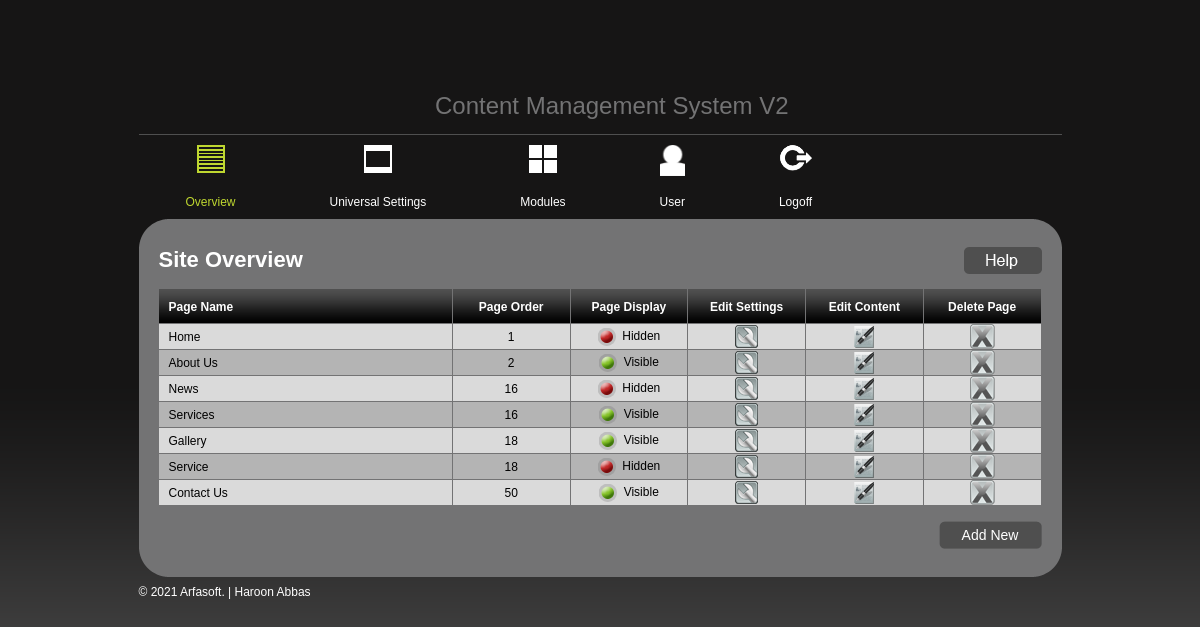
The page /admin/pages_list.php (signed in) on the database its author committed.
### tables this page shows
CREATE TABLE `content_tbl` (
  `id` int(11) NOT NULL,
  `pagename` varchar(25) NOT NULL,
  `internal_link` varchar(255) NOT NULL,
  `external_link` varchar(255) NOT NULL,
  `link_target` tinyint(1) NOT NULL,
  `parentpageid` int(11) NOT NULL,
  `pagecontent` blob NOT NULL,
  `sidecontent` blob NOT NULL,
  `buttomcontent` blob NOT NULL,
  `metatitle` varchar(255) NOT NULL,
  `metakeywords` text NOT NULL,
  `metadescription` text NOT NULL,
  `metaextra` text NOT NULL,
  `sortorder` int(11) NOT NULL,
  `pagestatus` tinyint(1) NOT NULL DEFAULT '0',
  `pagesecurity` int(11) NOT NULL DEFAULT '0',
  `newsmodule` tinyint(1) NOT NULL DEFAULT '0',
  `gallerymodule` tinyint(1) NOT NULL DEFAULT '0',
  `slideshowmodule` tinyint(1) NOT NULL DEFAULT '0',
  `formmodule` int(11) NOT NULL DEFAULT '0',
  `expandablemodule` tinyint(1) NOT NULL DEFAULT '0',
  `custommodule` tinyint(1) NOT NULL DEFAULT '0',
  `issecure` tinyint(1) NOT NULL DEFAULT '0',
  `ar_pagename` blob NOT NULL,
  `ar_pagecontent` longblob NOT NULL,
  `ar_metatitle` blob NOT NULL,
  `ar_metakeywords` blob NOT NULL,
  `ar_metadescription` blob NOT NULL,
  `iscustomregion` int(11) NOT NULL,
  `downloadmodules` int(11) NOT NULL COMMENT 'for download page',
  `downloadmoduleid` int(11) NOT NULL COMMENT 'for custom page',
  `contactmodulesid` int(11) NOT NULL,
  `certificatesmodules` int(11) NOT NULL,
  `contactdetailsmodules` int(11) NOT NULL,
  `tradeshowmodules` int(11) NOT NULL,
  `image` text NOT NULL,
  `industriesapplicationsmodules` int(11) NOT NULL,
  `howmanydownloads` int(11) NOT NULL DEFAULT '1',
  `howmanycontacts` int(11) NOT NULL DEFAULT '1',
  `clientreviews` int(11) DEFAULT '0',
  `ourstaff` int(11) DEFAULT '0',
  `pdffile` text,
  `servicesmodules` int(11) DEFAULT '0',
  `quoteform` int(11) DEFAULT '0'
);

### admin/includes/utility.php (called while the page is built, shortened)
<?php
	function currentPage() {
		return substr($_SERVER["SCRIPT_NAME"],strrpos($_SERVER["SCRIPT_NAME"],"/")+1);
	}
	?>

### includes/db_wrapper.php (called while the page is built, shortened)
<?php
class mysqldb
{
    var $host;
    var $user;
    var $password;
    var $db_name;
    var $connection = false;
    var $result;
    var $error_level = 0;
    var $error_desc = "No errors";
    var $num_rows = 0;
    public function __construct($host, $user, $password, $db_name, $port)
    {
        $this->host = isset($host) ? $host : "localhost";
        $this->user = isset($user) ? $user : "root";
        $this->password = isset($password) ? $password : "";
        $this->db_name = isset($db_name) ? $db_name : "cms_db";
    }
    function connect($is_persistent = false)
    {
        if (!$is_persistent)
        {
            $this->connection = @mysqli_connect($this->host, $this->user, $this->password, $this->db_name);
        }
        else
        {
            $this->connection = @mysql_pconnect($this->host, $this->user, $this->password, $this->db_name);
        }
    }
    function error_report()
    {
        $this->error_level = mysqli_errno($this->connection);
        $this->error_desc = mysqli_error($this->connection);
    }
    function query($sqlString)
    {
        $this->sqlString = $sqlString;
        if ($this->connection !== false)
        {
            $this->result = mysqli_query($this->connection, $sqlString);
            if ($this->result)
            {
                $this->affected_rows = mysqli_affected_rows($this->connection);
                if (is_object($this->result))
                {
                    $this->num_rows = mysqli_num_rows($this->result);
                }
                return true;
            }
            else
            {
                $this->affected_rows = 0;
                $this->num_rows = 0;
                $this->add_debug_message(date("d/m/Y - H:i:s") . " - OPERATION FAILED: Executed [" . $this->sqlString . "] got " . $this->error_level . " " . $this->error_desc . "\r\n");
                return false;
            }
        }
        else
        {
            $this->affected_rows = 0;
            $this->num_rows = 0;
            $this->add_debug_message(date("d/m/Y - H:i:s") . " - OPERATION FAILED: No database open OR no SQL command provided" . "\r\n");
            return false;
        }
    }
    function fetch_assoc()
    {
        return mysqli_fetch_assoc($this->result);
    }
    function fetch_data_array()
    {
        $data = array();
        while ($row = $this->fetch_assoc())
        {
            $data[] = $row;
        }
        return $data;
    }
    function list_table($table_name, $where = false, $parameters = array())
    {
        $range = (isset($parameters['range']) && !empty($parameters['range'])) ? $parameters['range'] : " * ";
        $sortColumn = (isset($parameters['sortColumn']) && !empty($parameters['sortColumn'])) ? $parameters['sortColumn'] : false;
        $sortType = (isset($parameters['sortType']) && !empty($parameters['sortType'])) ? $parameters['sortType'] : "ASC";
        $rowCount = (isset($parameters['rowCount']) && !empty($parameters['rowCount'])) ? $parameters['rowCount'] : false;
        $queryString = "SELECT $range FROM $table_name ";
        if ($where !== false) $queryString .= " WHERE " . $where;
        if ($sortColumn !== false) $queryString .= " ORDER BY $sortColumn $sortType ";
        $this->query($queryString);
        if ($this->num_rows < 1)
        {
            return false;
        }
        else
        {
            return $this->fetch_data_array();
        }
    }
}
$mysql = new mysqldb(DB_HOST, DB_USER, DB_PASSWORD, DB_NAME, DB_PORT);
?>

### admin/pages_list.php (the view, shortened to what this page needs)
<?php
	include_once("../includes/db_wrapper.php");
	include_once("includes/utility.php");
	?>
<!DOCTYPE html PUBLIC "-//W3C//DTD XHTML 1.0 Transitional//EN" "http://www.w3.org/TR/xhtml1/DTD/xhtml1-transitional.dtd">
<html xmlns="http://www.w3.org/1999/xhtml">
<head>
<?php
	include_once("widgets/meta_tags.php");
	?>
</head>
<body>
	<div class="wrap">
		<?php
			include_once("widgets/header.php");
			include_once("widgets/top_menu.php");
			?>
		<div class="container-top"></div>
		<div class="container">
			<h2>Site Overview</h2>
			<div class="rightbtn">
				<a href="#"><img src="images/helpbtn.png" border="0" alt="help" /></a>
			</div>
			<div class="content">
				<table width="100%" border="0" cellspacing="0" cellpadding="0" class="tbl">
				  <tr class="headerbar">
					<th width="25%" class="alignleft">Page Name</th>
					<th width="10%">Page Order</th>
					<th width="10%">Page Display</th>
					<th width="10%">Edit Settings</th>
					<th width="10%">Edit Content</th>
					<th width="10%">Delete Page</th>
				  </tr>
				  <?php
					$p=1;
					$postrows = $mysql->list_table("content_tbl","parentpageid=0",array('sortColumn' => 'sortorder','sortType'=>'ASC'));
					if($mysql->affected_rows>0){
						foreach($postrows as $value => $postrow){
							$row_class= ($p%2==0) ? 'class="alttr"' : 'class="alignleft"';
							$parent_id = $postrow['id']; ?>
							<tr <?php echo $row_class; ?>>
							<td class="alignleft"><?php echo $postrow['pagename'];?> </td>
							<td><?php echo $postrow['sortorder'];?></td>
							<td>
							<?php
								$status=$postrow['pagestatus'];
								if($status==1){
									echo "<a href='pages_list.php?args1=$postrow[id]&args2=0'><img src='images/active.png' border='0' alt='active' />&nbsp;&nbsp;Visible</a>";
								}else{
									echo "<a href='pages_list.php?args1=$postrow[id]&args2=1'><img src='images/hidden.png' border='0' alt='hidden' />&nbsp;&nbsp;Hidden</a>";
								}
								?> </td>
							<td><a href="new_page.php?args1=<?php echo $postrow['id']; ?>"><img src="images/editsetting.png" border="0" title="Edit" alt="edit setting" /></a></td>
							<td><?php if($_SESSION['MANAGE_CONTENT']==1){ ?><a href="page_content.php?args1=<?php echo $postrow['id']; ?>"><img src="images/editcontent.png" border="0" title="Content" alt="edit content" /></a><?php }else{ ?> <img src='images/hidden.png' border='0' alt='hidden' title="Suspended" /> Suspended<?php } ?></td>
							<td><a href="pages_list.php?args3=<?php echo $postrow['id']; ?>" onclick="return confirm('Do you want to delete this?');"><img src="images/delete.png" border="0" title="Delete" alt="delete page" /></a></td>
						  </tr>
										<?php
						$p++;
						}
					}else{
					?>
				    	<tr>
							<td align="center"><strong>No Record Found!</strong></td>
						  </tr>
				  <?php } ?>
				</table>
			</div>
			<div class="addbtn-right">
								<a href="new_page.php"><input name="add" id="add" border="0" type="submit" value="Add New" class="addpagebtn"></a>
			</div>
		</div>
		<div class="container-bottom"></div>
		<?php
			include_once("widgets/footer.php");
			?>
	</div>
</body>
</html>

### admin/widgets/meta_tags.php (shortened to what this page needs)
<link href="style.css" rel="stylesheet" type="text/css" />

### admin/widgets/header.php (shortened to what this page needs)
<div class="topheader">
	<div class="righttext"><h1>Content Management System V2</h1></div>
</div>

### admin/widgets/top_menu.php
<div class="topmenu">
	<?php
		$current_page=currentPage();
		if($current_page=="modules.php" || $current_page=="siteuser_list.php" || $current_page=="new_siteuser.php" || $current_page=="faqs_list.php" || $current_page=="new_faq.php" || $current_page=="form_list.php" || $current_page=="new_form.php" || $current_page=="edit_form.php" || $current_page=="gallery_image.php" || $current_page=="gallery.php" || $current_page=="album_list.php" || $current_page=="new_album.php"  || $current_page=="news_list.php" || $current_page=="new_news.php" || $current_page=="csstyle.php" ){
			$mud_sel = 'id="current"';
		}else{
			$mud_sel='';
		} ?>
	<ul>
	<?php if($_SESSION['MANAGE_PAGE']==1){ ?>
		<li class="overview" <?php echo ($current_page=="pages_list.php") ? 'id="current"':''; ?>><a href="pages_list.php" title="Manage Pages">Overview</a></li><?php }
			if($_SESSION['MANAGE_PAGE']==1){ ?>
		<li class="unisetting" <?php echo ($current_page=="siteconfig.php") ? 'id="current"':''; ?>><a href="siteconfig.php" title="Manage Universal Settings">Universal Settings</a></li>
		<?php } ?>
		<li class="modules" <?php echo $mud_sel; ?>><a href="modules.php" title="Manage Modules">Modules</a></li>
		<?php if($_SESSION['MANAGE_USER']==1){ ?>
		<li class="user" <?php echo ($current_page=="user_list.php" || $current_page=="new_user.php"  ) ? 'id="current"':''; ?>><a href="user_list.php" title="Manage User">User</a></li>
		<?php }else if($_SESSION['MANAGE_USER']==0){  ?>
		<li class="user" <?php echo ($current_page=="user_list.php" || $current_page=="new_user.php"  ) ? 'id="current"':''; ?>><a href="manage_account.php" title="Manage Account">Account</a></li>
		<?php } ?>
		<li class="Logout"><a href="logoff.php" title="Logoff">Logoff</a></li>
	</ul>
</div>

### admin/widgets/footer.php
<div class="footer">
	<div class="copyrights">
		<p>&copy; <?php echo date('Y');?> Arfasoft. | <a href="mailto:walkin.logic@gmail.com" target="_blank">Haroon Abbas</a></p>
	</div>
</div>

### admin/style.css (style rules this page uses)
body { margin:0px; padding:0px; background:url(images/bodybg.png) repeat-x; background-color:#4f4f4f; }
.wrap { width:923px; margin:0 auto; }
p { margin:0px; font-family:Arial, Helvetica, sans-serif; font-size:12px; color:#FFFFFF; line-height:20px; }
.topheader { width:923px; height:134px; border-bottom:#4f4f4f solid 1px; }
.righttext { float:left; width:650px; height:134px; text-align:right; }
.righttext h1 { margin:0px; color:#737374; font-family:Arial, Helvetica, sans-serif; font-size:24px; margin-top:92px; font-weight:normal; }
.topmenu { float:left; width:923px; padding:10px 0px; }
.topmenu ul { margin:0px; padding:0px; list-style-type:none; }
.topmenu ul li { display:block; float:left; margin:0px 47px; }
.topmenu ul li a { display:block; color:#FFFFFF; font-family:Arial, Helvetica, sans-serif; font-size:12px; text-decoration:none; padding-top:50px; text-align:center; }
.topmenu ul li.overview a { background:url(images/overview.png) no-repeat top center; }
.topmenu ul li.unisetting a { background:url(images/unisetting.png) no-repeat top center; }
.topmenu ul li.modules a { background:url(images/modules.png) no-repeat top center; }
.topmenu ul li.user a { background:url(images/user.png) no-repeat top center; }
.topmenu ul li.Logout a { background:url(images/logout.png) no-repeat top center; }
.topmenu ul li#current a { color:#bfd730; }
.topmenu ul li.overview#current a { background:url(images/overview-hover.png) no-repeat top center; }
.container-top { float:left; background:url(images/con-top.png) no-repeat; width:923px; height:28px; }
.container { float:left; width:883px; background:url(images/containerbg.png) repeat-y; padding:0px 20px; }
.container h2 { margin:0px; float:left; font-family:Arial, Helvetica, sans-serif; font-size:22px; font-weight:bold; color:#FFFFFF; }
.rightbtn { float:right; }
.content { float:left; width:883px; background-color:#dadada; margin:15px 0px; }
.addbtn-right { float:left; width:883px; text-align:right; }
.container-bottom { float:left; background:url(images/cont-bottom.png) no-repeat; width:923px; height:28px; }
.footer { float:left; width:923px; margin-top:5px; }
.copyrights { float:left; }
.copyrights a { color:#FFFFFF; text-decoration:none; }
.tbl { font-family:Arial, Helvetica, sans-serif; font-size:12px; }
.tbl img { vertical-align:middle; }
.tbl a { text-decoration:none; color:#000000; border:none; }
.tbl .headerbar { background:url(images/container-headerbg.png) repeat-x; width:883px; height:35px; }
.tbl .alttr { background-color:#b4b4b4; }
.tbl th { color:#FFFFFF; border-right:#737374 solid 1px; }
.tbl td { text-align:center; border-bottom:#737374 solid 1px; border-right:#737374 solid 1px; }
.tbl td.alignleft { text-align:left; padding-left:10px; }
.tbl th.alignleft { text-align:left; padding-left:10px; }
.addpagebtn { background:url(images/addapage.png) no-repeat; width:103px; height:28px; border:none; padding:0px; color:#FFFFFF; font-family:Arial, Helvetica, sans-serif; font-size:14px; cursor:pointer; }

### rows shown on the page
content_tbl: pagename "Home", sortorder "1", pagestatus 0 (drawn)
content_tbl: pagename "About Us", sortorder "2", pagestatus 1 (drawn)
content_tbl: pagename "News", sortorder "16", pagestatus 0 (drawn)
content_tbl: pagename "Services", sortorder "16", pagestatus 1 (drawn)
content_tbl: pagename "Gallery", sortorder "18", pagestatus 1 (drawn)
content_tbl: pagename "Service", sortorder "18", pagestatus 0 (drawn)
content_tbl: pagename "Contact Us", sortorder "50", pagestatus 1 (drawn)
